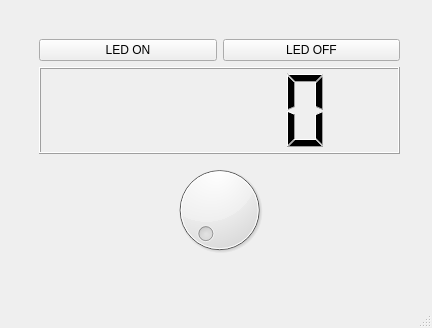
<?xml version="1.0" encoding="UTF-8"?>
<ui version="4.0">
 <class>MainWindow</class>
 <widget class="QMainWindow" name="MainWindow">
  <property name="geometry">
   <rect>
    <x>0</x>
    <y>0</y>
    <width>432</width>
    <height>328</height>
   </rect>
  </property>
  <property name="windowTitle">
   <string>MainWindow</string>
  </property>
  <widget class="QWidget" name="centralwidget">
   <widget class="QWidget" name="gridLayoutWidget">
    <property name="geometry">
     <rect>
      <x>39</x>
      <y>39</y>
      <width>361</width>
      <height>221</height>
     </rect>
    </property>
    <layout class="QGridLayout" name="gridLayout">
     <item row="1" column="0" colspan="2">
      <widget class="QLCDNumber" name="lcdNumber"/>
     </item>
     <item row="0" column="0">
      <widget class="QPushButton" name="pushButton">
       <property name="text">
        <string>LED ON</string>
       </property>
      </widget>
     </item>
     <item row="0" column="1">
      <widget class="QPushButton" name="pushButton_2">
       <property name="text">
        <string>LED OFF</string>
       </property>
      </widget>
     </item>
     <item row="2" column="0" colspan="2">
      <widget class="QDial" name="dial"/>
     </item>
    </layout>
   </widget>
  </widget>
  <widget class="QMenuBar" name="menubar">
   <property name="geometry">
    <rect>
     <x>0</x>
     <y>0</y>
     <width>432</width>
     <height>18</height>
    </rect>
   </property>
  </widget>
  <widget class="QStatusBar" name="statusbar"/>
 </widget>
 <resources/>
 <connections>
  <connection>
   <sender>pushButton</sender>
   <signal>clicked()</signal>
   <receiver>MainWindow</receiver>
   <slot>ledOn()</slot>
   <hints>
    <hint type="sourcelabel">
     <x>130</x>
     <y>63</y>
    </hint>
    <hint type="destinationlabel">
     <x>185</x>
     <y>29</y>
    </hint>
   </hints>
  </connection>
  <connection>
   <sender>pushButton_2</sender>
   <signal>clicked()</signal>
   <receiver>MainWindow</receiver>
   <slot>ledOff()</slot>
   <hints>
    <hint type="sourcelabel">
     <x>288</x>
     <y>63</y>
    </hint>
    <hint type="destinationlabel">
     <x>339</x>
     <y>26</y>
    </hint>
   </hints>
  </connection>
  <connection>
   <sender>dial</sender>
   <signal>valueChanged(int)</signal>
   <receiver>MainWindow</receiver>
   <slot>setDial()</slot>
   <hints>
    <hint type="sourcelabel">
     <x>225</x>
     <y>221</y>
    </hint>
    <hint type="destinationlabel">
     <x>242</x>
     <y>300</y>
    </hint>
   </hints>
  </connection>
 </connections>
 <slots>
  <slot>ledOn()</slot>
  <slot>ledOff()</slot>
  <slot>setDial()</slot>
 </slots>
</ui>
